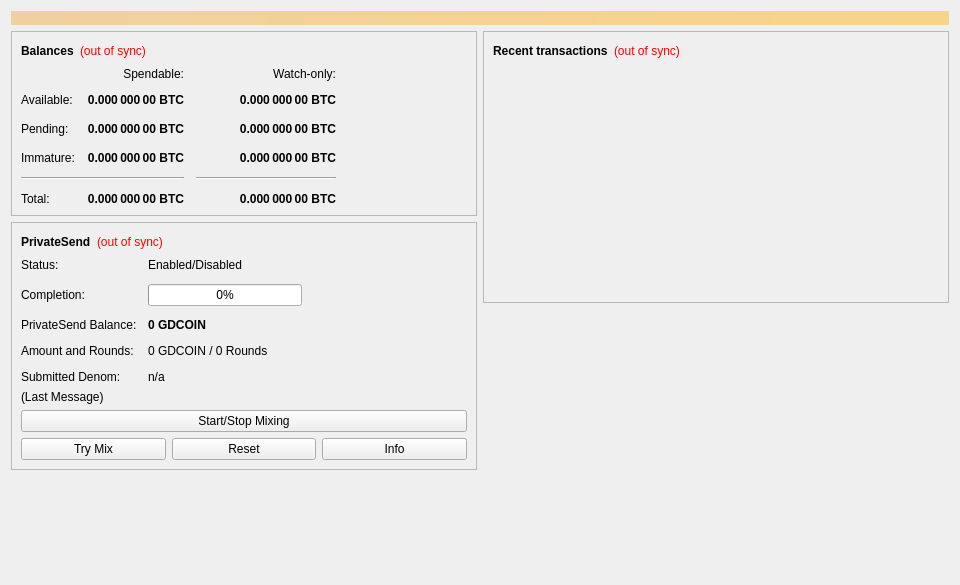
<?xml version="1.0" encoding="UTF-8"?>
<ui version="4.0">
 <class>OverviewPage</class>
 <widget class="QWidget" name="OverviewPage">
  <property name="geometry">
   <rect>
    <x>0</x>
    <y>0</y>
    <width>960</width>
    <height>585</height>
   </rect>
  </property>
  <property name="minimumSize">
   <size>
    <width>960</width>
    <height>0</height>
   </size>
  </property>
  <property name="windowTitle">
   <string>Form</string>
  </property>
  <layout class="QVBoxLayout" name="topLayout">
   <item>
    <widget class="QLabel" name="labelAlerts">
     <property name="visible">
      <bool>false</bool>
     </property>
     <property name="styleSheet">
      <string notr="true">background-color: qlineargradient(x1: 0, y1: 0, x2: 1, y2: 0, stop:0 #F0D0A0, stop:1 #F8D488); color:#000000;</string>
     </property>
     <property name="wordWrap">
      <bool>true</bool>
     </property>
     <property name="margin">
      <number>3</number>
     </property>
    </widget>
   </item>
   <item>
    <layout class="QHBoxLayout" name="horizontalLayout" stretch="1,1">
     <item>
      <layout class="QVBoxLayout" name="verticalLayout_2">
       <item>
        <widget class="QFrame" name="frame">
         <property name="frameShape">
          <enum>QFrame::StyledPanel</enum>
         </property>
         <property name="frameShadow">
          <enum>QFrame::Raised</enum>
         </property>
         <layout class="QVBoxLayout" name="verticalLayout_4">
          <item>
           <layout class="QHBoxLayout" name="horizontalLayout_4">
            <item>
             <widget class="QLabel" name="label_5">
              <property name="font">
               <font>
                <weight>75</weight>
                <bold>true</bold>
               </font>
              </property>
              <property name="text">
               <string>Balances</string>
              </property>
             </widget>
            </item>
            <item>
             <widget class="QLabel" name="labelWalletStatus">
              <property name="toolTip">
               <string>The displayed information may be out of date. Your wallet automatically synchronizes with the Gdcoin network after a connection is established, but this process has not completed yet.</string>
              </property>
              <property name="styleSheet">
               <string notr="true">QLabel { color: red; }</string>
              </property>
              <property name="text">
               <string notr="true">(out of sync)</string>
              </property>
              <property name="alignment">
               <set>Qt::AlignLeading|Qt::AlignLeft|Qt::AlignVCenter</set>
              </property>
             </widget>
            </item>
            <item>
             <spacer name="horizontalSpacer_3">
              <property name="orientation">
               <enum>Qt::Horizontal</enum>
              </property>
              <property name="sizeHint" stdset="0">
               <size>
                <width>40</width>
                <height>20</height>
               </size>
              </property>
             </spacer>
            </item>
           </layout>
          </item>
          <item>
           <layout class="QGridLayout" name="gridLayout">
            <property name="spacing">
             <number>12</number>
            </property>
            <item row="2" column="2">
             <widget class="QLabel" name="labelWatchPending">
              <property name="font">
               <font>
                <weight>75</weight>
                <bold>true</bold>
               </font>
              </property>
              <property name="cursor">
               <cursorShape>IBeamCursor</cursorShape>
              </property>
              <property name="toolTip">
               <string>Unconfirmed transactions to watch-only addresses</string>
              </property>
              <property name="text">
               <string notr="true">0.000 000 00 BTC</string>
              </property>
              <property name="alignment">
               <set>Qt::AlignRight|Qt::AlignTrailing|Qt::AlignVCenter</set>
              </property>
              <property name="textInteractionFlags">
               <set>Qt::LinksAccessibleByMouse|Qt::TextSelectableByKeyboard|Qt::TextSelectableByMouse</set>
              </property>
             </widget>
            </item>
            <item row="2" column="1">
             <widget class="QLabel" name="labelUnconfirmed">
              <property name="font">
               <font>
                <weight>75</weight>
                <bold>true</bold>
               </font>
              </property>
              <property name="cursor">
               <cursorShape>IBeamCursor</cursorShape>
              </property>
              <property name="toolTip">
               <string>Total of transactions that have yet to be confirmed, and do not yet count toward the spendable balance</string>
              </property>
              <property name="text">
               <string notr="true">0.000 000 00 BTC</string>
              </property>
              <property name="alignment">
               <set>Qt::AlignRight|Qt::AlignTrailing|Qt::AlignVCenter</set>
              </property>
              <property name="textInteractionFlags">
               <set>Qt::LinksAccessibleByMouse|Qt::TextSelectableByKeyboard|Qt::TextSelectableByMouse</set>
              </property>
             </widget>
            </item>
            <item row="3" column="2">
             <widget class="QLabel" name="labelWatchImmature">
              <property name="font">
               <font>
                <weight>75</weight>
                <bold>true</bold>
               </font>
              </property>
              <property name="cursor">
               <cursorShape>IBeamCursor</cursorShape>
              </property>
              <property name="toolTip">
               <string>Mined balance in watch-only addresses that has not yet matured</string>
              </property>
              <property name="text">
               <string notr="true">0.000 000 00 BTC</string>
              </property>
              <property name="alignment">
               <set>Qt::AlignRight|Qt::AlignTrailing|Qt::AlignVCenter</set>
              </property>
              <property name="textInteractionFlags">
               <set>Qt::LinksAccessibleByMouse|Qt::TextSelectableByKeyboard|Qt::TextSelectableByMouse</set>
              </property>
             </widget>
            </item>
            <item row="4" column="0" colspan="2">
             <widget class="Line" name="lineSpendableBalance">
              <property name="orientation">
               <enum>Qt::Horizontal</enum>
              </property>
             </widget>
            </item>
            <item row="4" column="2">
             <widget class="Line" name="lineWatchBalance">
              <property name="sizePolicy">
               <sizepolicy hsizetype="Preferred" vsizetype="Fixed">
                <horstretch>0</horstretch>
                <verstretch>0</verstretch>
               </sizepolicy>
              </property>
              <property name="minimumSize">
               <size>
                <width>140</width>
                <height>0</height>
               </size>
              </property>
              <property name="orientation">
               <enum>Qt::Horizontal</enum>
              </property>
             </widget>
            </item>
            <item row="5" column="0">
             <widget class="QLabel" name="labelTotalText">
              <property name="text">
               <string>Total:</string>
              </property>
             </widget>
            </item>
            <item row="3" column="1">
             <widget class="QLabel" name="labelImmature">
              <property name="font">
               <font>
                <weight>75</weight>
                <bold>true</bold>
               </font>
              </property>
              <property name="cursor">
               <cursorShape>IBeamCursor</cursorShape>
              </property>
              <property name="toolTip">
               <string>Mined balance that has not yet matured</string>
              </property>
              <property name="text">
               <string notr="true">0.000 000 00 BTC</string>
              </property>
              <property name="alignment">
               <set>Qt::AlignRight|Qt::AlignTrailing|Qt::AlignVCenter</set>
              </property>
              <property name="textInteractionFlags">
               <set>Qt::LinksAccessibleByMouse|Qt::TextSelectableByKeyboard|Qt::TextSelectableByMouse</set>
              </property>
             </widget>
            </item>
            <item row="2" column="3">
             <spacer name="horizontalSpacer_2">
              <property name="orientation">
               <enum>Qt::Horizontal</enum>
              </property>
              <property name="sizeHint" stdset="0">
               <size>
                <width>40</width>
                <height>20</height>
               </size>
              </property>
             </spacer>
            </item>
            <item row="3" column="0">
             <widget class="QLabel" name="labelImmatureText">
              <property name="text">
               <string>Immature:</string>
              </property>
             </widget>
            </item>
            <item row="5" column="1">
             <widget class="QLabel" name="labelTotal">
              <property name="font">
               <font>
                <weight>75</weight>
                <bold>true</bold>
               </font>
              </property>
              <property name="cursor">
               <cursorShape>IBeamCursor</cursorShape>
              </property>
              <property name="toolTip">
               <string>Your current total balance</string>
              </property>
              <property name="text">
               <string notr="true">0.000 000 00 BTC</string>
              </property>
              <property name="alignment">
               <set>Qt::AlignRight|Qt::AlignTrailing|Qt::AlignVCenter</set>
              </property>
              <property name="textInteractionFlags">
               <set>Qt::LinksAccessibleByMouse|Qt::TextSelectableByKeyboard|Qt::TextSelectableByMouse</set>
              </property>
             </widget>
            </item>
            <item row="5" column="2">
             <widget class="QLabel" name="labelWatchTotal">
              <property name="font">
               <font>
                <weight>75</weight>
                <bold>true</bold>
               </font>
              </property>
              <property name="cursor">
               <cursorShape>IBeamCursor</cursorShape>
              </property>
              <property name="toolTip">
               <string>Current total balance in watch-only addresses</string>
              </property>
              <property name="text">
               <string notr="true">0.000 000 00 BTC</string>
              </property>
              <property name="alignment">
               <set>Qt::AlignRight|Qt::AlignTrailing|Qt::AlignVCenter</set>
              </property>
              <property name="textInteractionFlags">
               <set>Qt::LinksAccessibleByMouse|Qt::TextSelectableByKeyboard|Qt::TextSelectableByMouse</set>
              </property>
             </widget>
            </item>
            <item row="0" column="2">
             <widget class="QLabel" name="labelWatchonly">
              <property name="text">
               <string>Watch-only:</string>
              </property>
              <property name="alignment">
               <set>Qt::AlignRight|Qt::AlignTrailing|Qt::AlignVCenter</set>
              </property>
             </widget>
            </item>
            <item row="1" column="0">
             <widget class="QLabel" name="labelBalanceText">
              <property name="text">
               <string>Available:</string>
              </property>
             </widget>
            </item>
            <item row="1" column="1">
             <widget class="QLabel" name="labelBalance">
              <property name="font">
               <font>
                <weight>75</weight>
                <bold>true</bold>
               </font>
              </property>
              <property name="cursor">
               <cursorShape>IBeamCursor</cursorShape>
              </property>
              <property name="toolTip">
               <string>Your current spendable balance</string>
              </property>
              <property name="text">
               <string notr="true">0.000 000 00 BTC</string>
              </property>
              <property name="alignment">
               <set>Qt::AlignRight|Qt::AlignTrailing|Qt::AlignVCenter</set>
              </property>
              <property name="textInteractionFlags">
               <set>Qt::LinksAccessibleByMouse|Qt::TextSelectableByKeyboard|Qt::TextSelectableByMouse</set>
              </property>
             </widget>
            </item>
            <item row="1" column="2">
             <widget class="QLabel" name="labelWatchAvailable">
              <property name="font">
               <font>
                <weight>75</weight>
                <bold>true</bold>
               </font>
              </property>
              <property name="cursor">
               <cursorShape>IBeamCursor</cursorShape>
              </property>
              <property name="toolTip">
               <string>Your current balance in watch-only addresses</string>
              </property>
              <property name="text">
               <string notr="true">0.000 000 00 BTC</string>
              </property>
              <property name="alignment">
               <set>Qt::AlignRight|Qt::AlignTrailing|Qt::AlignVCenter</set>
              </property>
              <property name="textInteractionFlags">
               <set>Qt::LinksAccessibleByMouse|Qt::TextSelectableByKeyboard|Qt::TextSelectableByMouse</set>
              </property>
             </widget>
            </item>
            <item row="2" column="0">
             <widget class="QLabel" name="labelPendingText">
              <property name="text">
               <string>Pending:</string>
              </property>
             </widget>
            </item>
            <item row="0" column="1">
             <widget class="QLabel" name="labelSpendable">
              <property name="text">
               <string>Spendable:</string>
              </property>
              <property name="alignment">
               <set>Qt::AlignRight|Qt::AlignTrailing|Qt::AlignVCenter</set>
              </property>
             </widget>
            </item>
           </layout>
          </item>
         </layout>
        </widget>
       </item>
       <item>
        <widget class="QFrame" name="framePrivateSend">
         <property name="layoutDirection">
          <enum>Qt::LeftToRight</enum>
         </property>
         <property name="frameShape">
          <enum>QFrame::StyledPanel</enum>
         </property>
         <property name="frameShadow">
          <enum>QFrame::Raised</enum>
         </property>
         <layout class="QVBoxLayout" name="VerticalLayout_PS1">
          <item>
           <layout class="QHBoxLayout" name="horizontalLayout_5">
            <item>
             <widget class="QLabel" name="labelPrivateSendHeader">
              <property name="font">
               <font>
                <weight>75</weight>
                <bold>true</bold>
               </font>
              </property>
              <property name="text">
               <string>PrivateSend</string>
              </property>
             </widget>
            </item>
            <item>
             <widget class="QLabel" name="labelPrivateSendSyncStatus">
              <property name="toolTip">
               <string>The displayed information may be out of date. Your wallet automatically synchronizes with the Gdcoin network after a connection is established, but this process has not completed yet.</string>
              </property>
              <property name="styleSheet">
               <string notr="true">QLabel { color: red; }</string>
              </property>
              <property name="text">
               <string notr="true">(out of sync)</string>
              </property>
              <property name="alignment">
               <set>Qt::AlignLeading|Qt::AlignLeft|Qt::AlignVCenter</set>
              </property>
             </widget>
            </item>
            <item>
             <spacer name="horizontalSpacer_4">
              <property name="orientation">
               <enum>Qt::Horizontal</enum>
              </property>
              <property name="sizeHint" stdset="0">
               <size>
                <width>40</width>
                <height>20</height>
               </size>
              </property>
             </spacer>
            </item>
           </layout>
          </item>
          <item>
           <layout class="QFormLayout" name="privateSendFormLayout">
            <property name="fieldGrowthPolicy">
             <enum>QFormLayout::AllNonFixedFieldsGrow</enum>
            </property>
            <property name="horizontalSpacing">
             <number>11</number>
            </property>
            <property name="verticalSpacing">
             <number>12</number>
            </property>
            <item row="0" column="0">
             <widget class="QLabel" name="labelPrivateSendEnabledText">
              <property name="text">
               <string>Status:</string>
              </property>
             </widget>
            </item>
            <item row="0" column="1">
             <widget class="QLabel" name="labelPrivateSendEnabled">
              <property name="text">
               <string>Enabled/Disabled</string>
              </property>
             </widget>
            </item>
            <item row="1" column="0">
             <widget class="QLabel" name="labelCompletitionText">
              <property name="text">
               <string>Completion:</string>
              </property>
             </widget>
            </item>
            <item row="1" column="1">
             <widget class="QProgressBar" name="privateSendProgress">
              <property name="maximumSize">
               <size>
                <width>154</width>
                <height>16777215</height>
               </size>
              </property>
              <property name="value">
               <number>0</number>
              </property>
             </widget>
            </item>
            <item row="2" column="0">
             <widget class="QLabel" name="labelAnonymizedText">
              <property name="text">
               <string>PrivateSend Balance:</string>
              </property>
             </widget>
            </item>
            <item row="2" column="1">
             <widget class="QLabel" name="labelAnonymized">
              <property name="font">
               <font>
                <weight>75</weight>
                <bold>true</bold>
               </font>
              </property>
              <property name="text">
               <string notr="true">0 GDCOIN</string>
              </property>
             </widget>
            </item>
            <item row="3" column="0">
             <widget class="QLabel" name="labelAmountAndRoundsText">
              <property name="text">
               <string>Amount and Rounds:</string>
              </property>
             </widget>
            </item>
            <item row="3" column="1">
             <widget class="QLabel" name="labelAmountRounds">
              <property name="text">
               <string>0 GDCOIN / 0 Rounds</string>
              </property>
             </widget>
            </item>
            <item row="4" column="0">
             <widget class="QLabel" name="labelSubmittedDenomText">
              <property name="text">
               <string>Submitted Denom:</string>
              </property>
             </widget>
            </item>
            <item row="4" column="1">
             <widget class="QLabel" name="labelSubmittedDenom">
              <property name="toolTip">
               <string>The denominations you submitted to the Masternode.&lt;br&gt;To mix, other users must submit the exact same denominations.</string>
              </property>
              <property name="text">
               <string>n/a</string>
              </property>
             </widget>
            </item>
           </layout>
          </item>
          <item>
           <layout class="QVBoxLayout" name="VerticalLayout_PS">
            <item>
             <widget class="QLabel" name="labelPrivateSendLastMessage">
              <property name="text">
               <string>(Last Message)</string>
              </property>
              <property name="alignment">
               <set>Qt::AlignLeading|Qt::AlignLeft|Qt::AlignTop</set>
              </property>
              <property name="wordWrap">
               <bool>true</bool>
              </property>
             </widget>
            </item>
            <item>
             <widget class="QPushButton" name="togglePrivateSend">
              <property name="sizePolicy">
               <sizepolicy hsizetype="MinimumExpanding" vsizetype="Fixed">
                <horstretch>0</horstretch>
                <verstretch>0</verstretch>
               </sizepolicy>
              </property>
              <property name="text">
               <string>Start/Stop Mixing</string>
              </property>
             </widget>
            </item>
            <item>
             <layout class="QHBoxLayout" name="horizontalLayout_debugbuttons">
              <item>
               <widget class="QPushButton" name="privateSendAuto">
                <property name="sizePolicy">
                 <sizepolicy hsizetype="MinimumExpanding" vsizetype="Fixed">
                  <horstretch>0</horstretch>
                  <verstretch>0</verstretch>
                 </sizepolicy>
                </property>
                <property name="toolTip">
                 <string>Try to manually submit a PrivateSend request.</string>
                </property>
                <property name="text">
                 <string>Try Mix</string>
                </property>
               </widget>
              </item>
              <item>
               <widget class="QPushButton" name="privateSendReset">
                <property name="sizePolicy">
                 <sizepolicy hsizetype="MinimumExpanding" vsizetype="Fixed">
                  <horstretch>0</horstretch>
                  <verstretch>0</verstretch>
                 </sizepolicy>
                </property>
                <property name="toolTip">
                 <string>Reset the current status of PrivateSend (can interrupt PrivateSend if it's in the process of Mixing, which can cost you money!)</string>
                </property>
                <property name="autoFillBackground">
                 <bool>false</bool>
                </property>
                <property name="text">
                 <string>Reset</string>
                </property>
               </widget>
              </item>
              <item>
               <widget class="QPushButton" name="privateSendInfo">
                <property name="sizePolicy">
                 <sizepolicy hsizetype="MinimumExpanding" vsizetype="Fixed">
                  <horstretch>0</horstretch>
                  <verstretch>0</verstretch>
                 </sizepolicy>
                </property>
                <property name="toolTip">
                 <string>Information about PrivateSend and Mixing</string>
                </property>
                <property name="text">
                 <string>Info</string>
                </property>
               </widget>
              </item>
             </layout>
            </item>
           </layout>
          </item>
         </layout>
        </widget>
       </item>
       <item>
        <spacer name="verticalSpacer">
         <property name="orientation">
          <enum>Qt::Vertical</enum>
         </property>
         <property name="sizeHint" stdset="0">
          <size>
           <width>20</width>
           <height>40</height>
          </size>
         </property>
        </spacer>
       </item>
      </layout>
     </item>
     <item>
      <layout class="QVBoxLayout" name="verticalLayout_3">
       <item>
        <widget class="QFrame" name="frame_2">
         <property name="frameShape">
          <enum>QFrame::StyledPanel</enum>
         </property>
         <property name="frameShadow">
          <enum>QFrame::Raised</enum>
         </property>
         <layout class="QVBoxLayout" name="verticalLayout">
          <item>
           <layout class="QHBoxLayout" name="horizontalLayout_2">
            <item>
             <widget class="QLabel" name="label_4">
              <property name="font">
               <font>
                <weight>75</weight>
                <bold>true</bold>
               </font>
              </property>
              <property name="text">
               <string>Recent transactions</string>
              </property>
             </widget>
            </item>
            <item>
             <widget class="QLabel" name="labelTransactionsStatus">
              <property name="toolTip">
               <string>The displayed information may be out of date. Your wallet automatically synchronizes with the Gdcoin network after a connection is established, but this process has not completed yet.</string>
              </property>
              <property name="styleSheet">
               <string notr="true">QLabel { color: red; }</string>
              </property>
              <property name="text">
               <string notr="true">(out of sync)</string>
              </property>
              <property name="alignment">
               <set>Qt::AlignLeading|Qt::AlignLeft|Qt::AlignVCenter</set>
              </property>
             </widget>
            </item>
            <item>
             <spacer name="horizontalSpacer">
              <property name="orientation">
               <enum>Qt::Horizontal</enum>
              </property>
              <property name="sizeHint" stdset="0">
               <size>
                <width>40</width>
                <height>20</height>
               </size>
              </property>
             </spacer>
            </item>
           </layout>
          </item>
          <item>
           <widget class="QListView" name="listTransactions">
            <property name="styleSheet">
             <string notr="true">QListView { background: transparent; }</string>
            </property>
            <property name="frameShape">
             <enum>QFrame::NoFrame</enum>
            </property>
            <property name="verticalScrollBarPolicy">
             <enum>Qt::ScrollBarAlwaysOff</enum>
            </property>
            <property name="horizontalScrollBarPolicy">
             <enum>Qt::ScrollBarAlwaysOff</enum>
            </property>
            <property name="selectionMode">
             <enum>QAbstractItemView::NoSelection</enum>
            </property>
           </widget>
          </item>
         </layout>
        </widget>
       </item>
       <item>
        <spacer name="verticalSpacer_2">
         <property name="orientation">
          <enum>Qt::Vertical</enum>
         </property>
         <property name="sizeHint" stdset="0">
          <size>
           <width>20</width>
           <height>40</height>
          </size>
         </property>
        </spacer>
       </item>
      </layout>
     </item>
    </layout>
   </item>
  </layout>
 </widget>
 <resources/>
 <connections/>
</ui>
